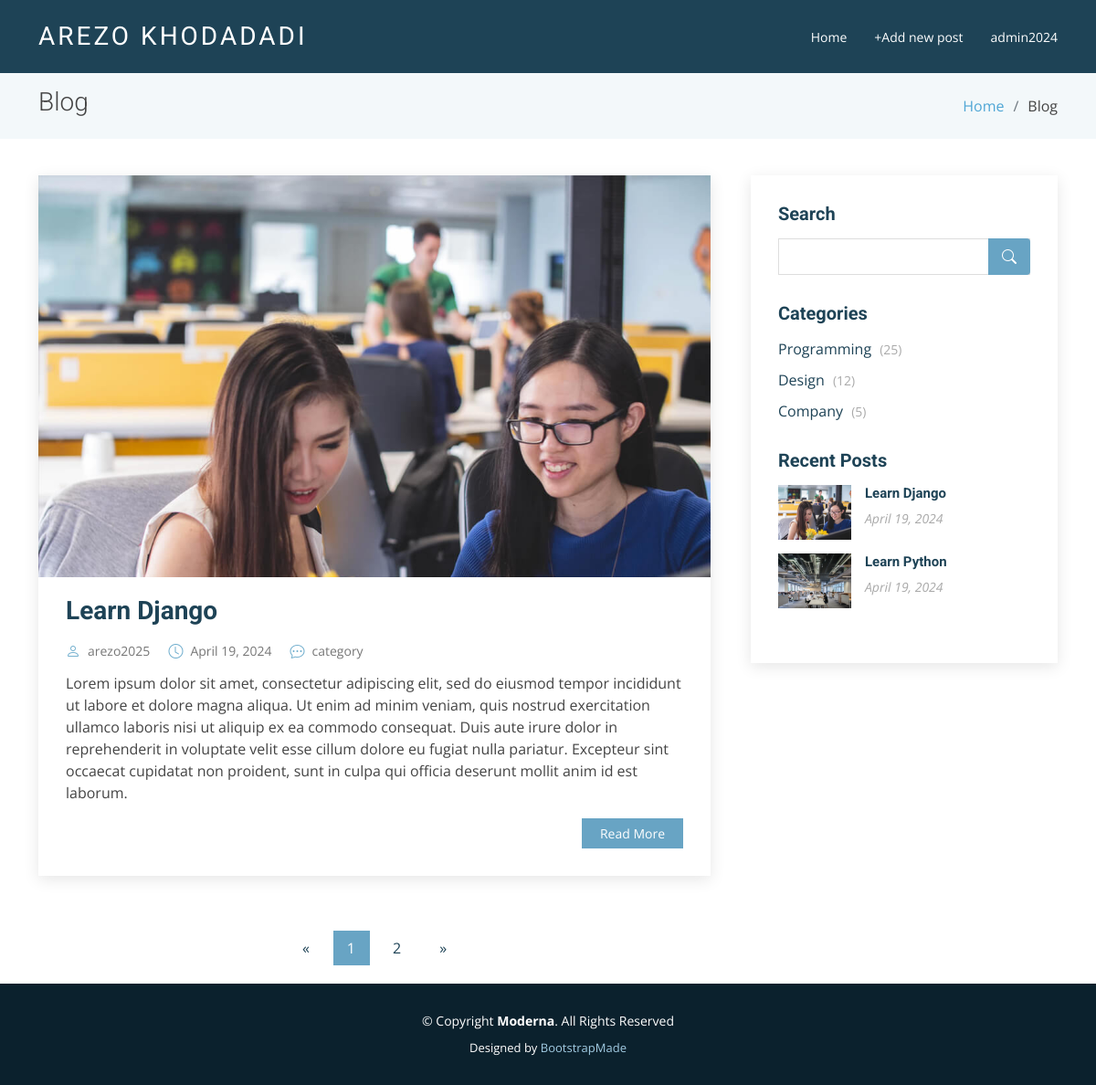
The page / (signed in) on the database its author committed.
### accounts/models.py (models this page shows)
class CustomUser(AbstractUser):
    age=models.PositiveIntegerField(null=True, blank=True)
    photo=models.ImageField(upload_to='photo/profiles/%Y/%m/%d',default='null')
    about=models.CharField(max_length=255, default='null')
    twitter_url=models.CharField( max_length=60, null=True, blank= True)
    instagram_url=models.CharField( max_length=60, null=True, blank= True)
    facebook_url=models.CharField( max_length=60, null=True, blank= True)

### blog/models.py (models this page shows, shortened)
class Post(models.Model):
    title=models.CharField(max_length=255)
    excerpt=models.TextField()
    body=models.TextField()
    author=models.ForeignKey("accounts.CustomUser", on_delete=models.CASCADE)
    date=models.DateField(default=date.today)
    photo=models.ImageField(upload_to='photo/%Y/%m/%d')

### blog/views.py (the view)
# urls.py: path('', HomeView.as_view(),name="home"),
class HomeView(View):
    template_name='home.html'
    paginate_by=1
    def get(self, request):
        posts=Post.objects.all()
        paginator=Paginator(posts, self.paginate_by)
        page_number=request.GET.get('page')
        page_obj=paginator.get_page(page_number)
        context={'post_list':page_obj}
        return render(request, self.template_name, context)

### blog/context_processors.py (called while the page is built)
def recent_posts(request):
    recent_posts=Post.objects.order_by('-date')[:5]
    return {'recent_posts': recent_posts}

### templates/home.html
{% extends 'base.html' %}
{% load static %}
{% block content %}
<main id="main">
    <section class="breadcrumbs">
      <div class="container">
        <div class="d-flex justify-content-between align-items-center">
          <h2>Blog</h2>
          <ol>
            <li><a href="index.html">Home</a></li>
            <li>Blog</li>
          </ol>
        </div>
      </div>
    </section>
    <section id="blog" class="blog">
      <div class="container" data-aos="fade-up">
        <div class="row">
          <div class="col-lg-8 entries">
            {% if post_list %}
              {% for post in post_list %}
                <article class="entry">
                  <div class="entry-img">
                    <img src="{{ post.photo.url }}" alt="" class="img-fluid">
                  </div>
                  <h2 class="entry-title">
                    <a href="{% url 'post_detail' post.pk %}">{{ post.title }}</a>
                  </h2>
                  <div class="entry-meta">
                    <ul>
                      <li class="d-flex align-items-center"><i class="bi bi-person"></i> <a href="blog-single.html">{{ post.author }}</a></li>
                      <li class="d-flex align-items-center"><i class="bi bi-clock"></i> <a href="blog-single.html"><time datetime="2020-01-01">{{ post.date }}</time></a></li>
                      <li class="d-flex align-items-center"><i class="bi bi-chat-dots"></i> <a href="blog-single.html">{{ category }} category</a></li>
                    </ul>
                  </div>
                  <div class="entry-content">
                    <p>
                      {{ post.excerpt }}
                    </p>
                    <div class="read-more">
                      <a href="{% url 'post_detail' post.pk %}">Read More</a>
                    </div>
                  </div>
                </article>
              {% endfor  %}
              {% if post_list.has_other_pages %}
                <div class="blog-pagination">
                  <ul class="justify-content-center">
                    {% if post_list.has_previous %}
                      <li class="page-item">
                        <a href="?page={{ post_list.previous_page_number }}">&laquo</a>
                      </li>
                      {% else %}
                        <li class="page-item disable">
                          <a class="page-link">&laquo</a>
                        </li>
                    {% endif %}
                    {% for i in post_list.paginator.page_range %}
                      {% if post_list.number == i %}
                        <li class="page-item active">
                          <a class="page-link">{{ i }}</a>
                        </li>
                      {% else %}
                        <li class="page-item">
                          <a href="?page={{ i }}" class="page-link">{{ i }}</a>
                        </li>
                      {% endif %}
                    {% endfor %}
                    {% if post_list.has_next %}
                      <li class="page-item">
                      <a href="?page={{ post_list.next_page_number }}">&raquo</a>
                      </li>
                    {% else %}
                      <li class="page-item disable">
                      <a class="page-link">&raquo</a>
                      </li>
                    {% endif %}
                  </ul>
                </div>
              {% endif %}
              {% else %}
                <h2>No post is available!</h2>
            {% endif %}
          </div>
          <div class="col-lg-4">
            {% block sidebar %}
            {% include 'sidebar.html' %}
            {% endblock sidebar %}
          </div>
        </div>
      </div>
    </section>
  </main>
{% endblock content %}

### templates/base.html (shortened to what this page needs)
{% load static %}
<!DOCTYPE html>
<html lang="en">
<head>
  <link href="{% static 'assets/vendor/animate.css/animate.min.css' %}" rel="stylesheet">
  <link href="{% static 'assets/vendor/aos/aos.css" rel="stylesheet' %}">
  <link href="{% static 'assets/vendor/bootstrap/css/bootstrap.min.css' %}" rel="stylesheet">
  <link href="{% static 'assets/vendor/bootstrap-icons/bootstrap-icons.css' %}" rel="stylesheet">
  <link href="{% static 'assets/vendor/boxicons/css/boxicons.min.css' %}" rel="stylesheet">
  <link href="{% static 'assets/vendor/glightbox/css/glightbox.min.css' %}" rel="stylesheet">
  <link href="{% static 'assets/vendor/swiper/swiper-bundle.min.css' %}" rel="stylesheet">
  <link href="{% static 'assets/css/style.css' %}" rel="stylesheet">
</head>
<body>
  <header id="header" class="fixed-top d-flex align-items-center">
    <div class="container d-flex justify-content-between align-items-center">
      <div class="logo">
        <h1 class="text-light"><a href="index.html"><span>Arezo Khodadadi</span></a></h1>
      </div>
      <nav id="navbar" class="navbar">
        <ul>
          <li><a href="{% url 'home' %}">Home</a></li>
          {% if user.is_authenticated %}
          <li><a href="{% url 'post_new' %}">+Add new post</a></li>
            <li class="dropdown"><a href="#">{{ user.username }}</a>
            </li>
          {% endif %}
        </ul>
      </nav>
    </div>
  </header>
  <main id="main">
    {% block content %}
    {% endblock content %}
  </main>
  <footer id="footer" data-aos="fade-up" data-aos-easing="ease-in-out" data-aos-duration="500">
    <div class="container">
      <div class="copyright">
        &copy; Copyright <strong><span>Moderna</span></strong>. All Rights Reserved
      </div>
      <div class="credits">
        Designed by <a href="https://bootstrapmade.com/">BootstrapMade</a>
      </div>
    </div>
  </footer>
</body>
</html>

### templates/sidebar.html
{% load static %}
<div class="sidebar">
    <h3 class="sidebar-title">Search</h3>
    <div class="sidebar-item search-form">
      <form action="">
        <input type="text">
        <button type="submit"><i class="bi bi-search"></i></button>
      </form>
    </div>
    <h3 class="sidebar-title">Categories</h3>
    <div class="sidebar-item categories">
      <ul>
        <li><a href="#">Programming <span>(25)</span></a></li>
        <li><a href="#">Design <span>(12)</span></a></li>
        <li><a href="#">Company <span>(5)</span></a></li>
      </ul>
    </div>
    <h3 class="sidebar-title">Recent Posts</h3>
    {% if recent_posts %}
        <div class="sidebar-item recent-posts">
            {% for post in recent_posts %}
                <div class="post-item clearfix">
                    <img src="{{ post.photo.url }}" alt="">
                    <h4><a href="{% url 'post_detail' post.pk %}">{{ post.title }}</a></h4>
                    <time datetime="2020-01-01">{{ post.date }}</time>
                </div>
            {% endfor %}
            </div>
      {% else %}
        <p>No blog post is available!</p>
      {% endif %}
  </div>

### rows shown on the page
CustomUser: username "admin2024"
Post: photo (picture), title "Learn Django", author "arezo2025", date "April 19, 2024", excerpt "Lorem ipsum dolor sit amet, consectetur adipiscing elit, sed do eiusmod tempor incididunt ut labore et dolore magna aliqua. Ut enim ad minim veniam, quis nostrud exercitation ullamco laboris nisi ut aliquip ex ea commodo consequat. Duis aute irure dolor in reprehenderit in voluptate velit esse cillum dolore eu fugiat nulla pariatur. Excepteur sint occaecat cupidatat non proident, sunt in culpa qui officia deserunt mollit anim id est laborum."
Post: photo (picture), title "Learn Python", date "April 19, 2024"

### other values the page prints
{{ i }} "1"
{{ i }} "2"
